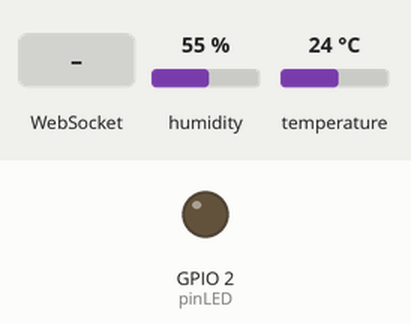
This sketch was run on a simulated ESP8266 (NodeMCU). Shown: output pins drawn as LEDs (lit = HIGH). Inputs (shaded band) come from the test bench; at power-on: humidity 55 %, temperature 24 °C. WiFi joins after 1.5 s; servers stay silent unless stated; what the sketch prints to the serial monitor is not drawn.

Above: at 2.7 s.
2.8 s: WebSocket text "5" received
At 5.02 s:
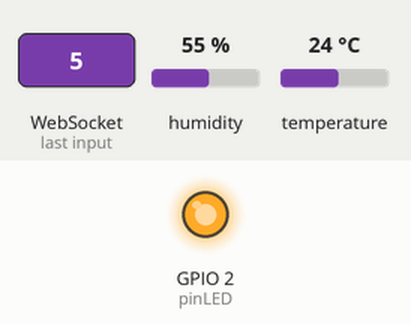
Timing chart, 0 to 11.6 s (numbered marks = the images above; inputs shaded):
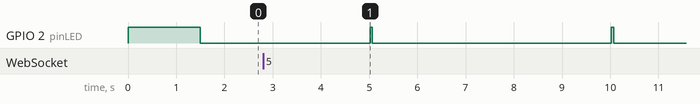

Measured:
- by itself, GPIO 2 (pinLED): alternates HIGH for 0.05 s and LOW for 5.0 s

The sketch:

ESP8266_web_temp_hum.ino
```cpp
//
//  ESP8266 and the Arduino IDE Part 10: Environment monitor station
//  ESP8266-10_sketch04_IOT_Website
//  http://www.martyncurrey.com/esp8266-and-the-arduino-ide-part-10b-iot-website-enhancing-the-website/
/*
|*
|*           ------
|*          /      \
|*         ---------
|*         |        |
|*         |        |
|*         |        |
|*         |        |
|*         ---------
|*          | | | |
 * DHT pin  1 2 3 4
 *          + D   -
 */
#include <ESP8266WiFi.h>
#include <WebSocketsServer.h>

WiFiServer server(80);
WebSocketsServer webSocket = WebSocketsServer(81);

//char ssid[] = "mySSID"; // See webPass.h
//char pass[]= "myPassword";


#include <DHT.h>  // Adafruit DHT lib
#define DHTPIN SDA
#define DHTTYPE DHT22
DHT dht(DHTPIN, DHTTYPE);

byte const pinLED = LED_BUILTIN;  // D4 GPIO02 pin 2
byte const pinLDR = A0;
byte moy;
float moyC;
float moyH;
float humidity = 0;
float tempC = 0;
float tempF = 0;
float temp[20];
float hum[20];

boolean DHTreadingsOK = false;
boolean updateWebpage = false;

long sensorUpdateFrequency = 5000;
long timeNow = 0;
long timePrev = 0;


#include "webpage.h"
#include "webPass.h"
#include "sensor.h"
#include "webEvent.h"

void setup()
{
  pinMode(pinLED, OUTPUT); digitalWrite(pinLED, LOW);
  dht.begin();

  Serial.begin(115200);
  //while (!Serial) {;}
  Serial.println();
  Serial.println("Serial started at 115200");
  Serial.println();

  // Connect to a WiFi network
  Serial.print("Connecting to ");  Serial.println(ssid);

  // try to connect to the network
  WiFi.begin(ssid,password);

  // connection with timeout
  int count = 0;
  digitalWrite(pinLED, HIGH);
  while ( (WiFi.status() != WL_CONNECTED) && count < 17)
  {
      Serial.print(".");    count++;     delay(500);
  }
 digitalWrite(pinLED, LOW);

  if (WiFi.status() != WL_CONNECTED)
  {
     Serial.println("");  Serial.print("Failed to connect to ");  Serial.println(ssid);
     while(1);
  }

  Serial.println("");
  Serial.print("Connected. IP address = ");   Serial.println(WiFi.localIP());


  // start a server
  server.begin();
  Serial.println("Server started");

  // start the websocket
  webSocket.begin();
  Serial.println("websocket started");

  Serial.println("");
  Serial.println("");

  // webSocketEvent is the function to call when there is a websocket event
  webSocket.onEvent(webSocketEvent);
}


void loop()
{
    // check the websocket status.
    webSocket.loop();

    // Check if a client has connected
    WiFiClient client = server.available();

    // if a client has connected send the webpage
    if (client)
    {
        client.flush();
        client.print( header );
        client.print( html_1 );
        Serial.println("New page served");
        Serial.println("");
        updateSensors();
    }

    // see if it is time to update the sensor values on the website
    timeNow = millis();
    if (timeNow - timePrev >= sensorUpdateFrequency)
    {
      timePrev = timeNow;

      // if it is time, call the updateSensors() function
      updateSensors();
    }

}  // void loop()
```

sensor.h
```cpp
void updateSensors()
    {
    humidity =   dht.readHumidity();
    tempC =      dht.readTemperature();      // Read temperature as Celsius
    tempF =      dht.readTemperature(true);  // Read temperature as Fahrenheit (isFahrenheit = true)

    //if any value is isnan (not a number) then there is an error
    if (isnan(humidity) || isnan(tempC) || isnan(tempF))
    {
       Serial.println("Erreur de lecture DHT22.");
    }
   else
    {
      moyC += tempC;
      moyH += humidity;;
      Serial.println(moyH);
      moy++;
      if (moy > 59){
        for (int i = 0; i < 20; i++)
        {
          temp[i] = temp[i +1];
          hum[i] = hum[i +1];
        }
        moyC = moyC/60;
        moyH = moyH/60;
        temp[19] = moyC;
        hum[19] = moyH;
        moy = 0;
        moyC = 0;
        moyH = 0;
      }

      String data = "";
      data = String(data + byte(humidity) );
      data = String(data + "|");
      data = String(data + tempC);
      data = String(data + "|");
      data = String(data + tempF);
      data = String(data + "|");
      data = String(data + moy);
      data = String(data + "|");
      data = String(data + temp[0]);
      data = String(data + "|");
      data = String(data + hum[0]);
      data = String(data + "|");
      data = String(data + temp[1]);
      data = String(data + "|");
      data = String(data + hum[1]);
      data = String(data + "|");
      data = String(data + temp[2]);
      data = String(data + "|");
      data = String(data + hum[2]);
      data = String(data + "|");
      data = String(data + temp[3]);
      data = String(data + "|");
      data = String(data + hum[3]);
      data = String(data + "|");
      data = String(data + temp[4]);
      data = String(data + "|");
      data = String(data + hum[4]);
      data = String(data + "|");
      data = String(data + temp[5]);
      data = String(data + "|");
      data = String(data + hum[5]);
      data = String(data + "|");
      data = String(data + temp[6]);
      data = String(data + "|");
      data = String(data + hum[6]);
      data = String(data + "|");
      data = String(data + temp[7]);
      data = String(data + "|");
      data = String(data + hum[7]);
      data = String(data + "|");
      data = String(data + temp[8]);
      data = String(data + "|");
      data = String(data + hum[8]);
      data = String(data + "|");
      data = String(data + temp[9]);
      data = String(data + "|");
      data = String(data + hum[9]);
      data = String(data + "|");
      data = String(data + temp[10]);
      data = String(data + "|");
      data = String(data + hum[10]);
      data = String(data + "|");
      data = String(data + temp[11]);
      data = String(data + "|");
      data = String(data + hum[11]);
      data = String(data + "|");
      data = String(data + temp[12]);
      data = String(data + "|");
      data = String(data + hum[12]);
      data = String(data + "|");
      data = String(data + temp[13]);
      data = String(data + "|");
      data = String(data + hum[13]);
      data = String(data + "|");
      data = String(data + temp[14]);
      data = String(data + "|");
      data = String(data + hum[14]);
      data = String(data + "|");
      data = String(data + temp[15]);
      data = String(data + "|");
      data = String(data + hum[15]);
      data = String(data + "|");
      data = String(data + temp[16]);
      data = String(data + "|");
      data = String(data + hum[16]);
      data = String(data + "|");
      data = String(data + temp[17]);
      data = String(data + "|");
      data = String(data + hum[17]);
      data = String(data + "|");
      data = String(data + temp[18]);
      data = String(data + "|");
      data = String(data + hum[18]);
      data = String(data + "|");
      data = String(data + temp[19]);
      data = String(data + "|");
      data = String(data + hum[19]);

      webSocket.broadcastTXT(data); // send the data
      Serial.println(data); // display the data in the serial monitor

      // blink the status LED to show data has been sent
      digitalWrite(pinLED, HIGH); delay(50); digitalWrite(pinLED, LOW);
  }
} // void updateSensors()
```

webEvent.h
```cpp
// webSocketEvent is called when there is a websocket event
void webSocketEvent(byte num, WStype_t type, uint8_t * payload, size_t length){
    Serial.println("");
    Serial.print("WStype = ");   Serial.println(type);
    Serial.print("WS payload = ");
    for(int i = 0; i < length; i++) { Serial.print((char) payload[i]); }
    Serial.println();
}
```

webPass.h
```cpp
/*Put your SSID & Password*/
const char* ssid = "alcatel IDOL 4";  // Enter SSID here
const char* password = "eudp6503";  //Enter Password here
```

Source omitted: webpage.h (14397 bytes)
